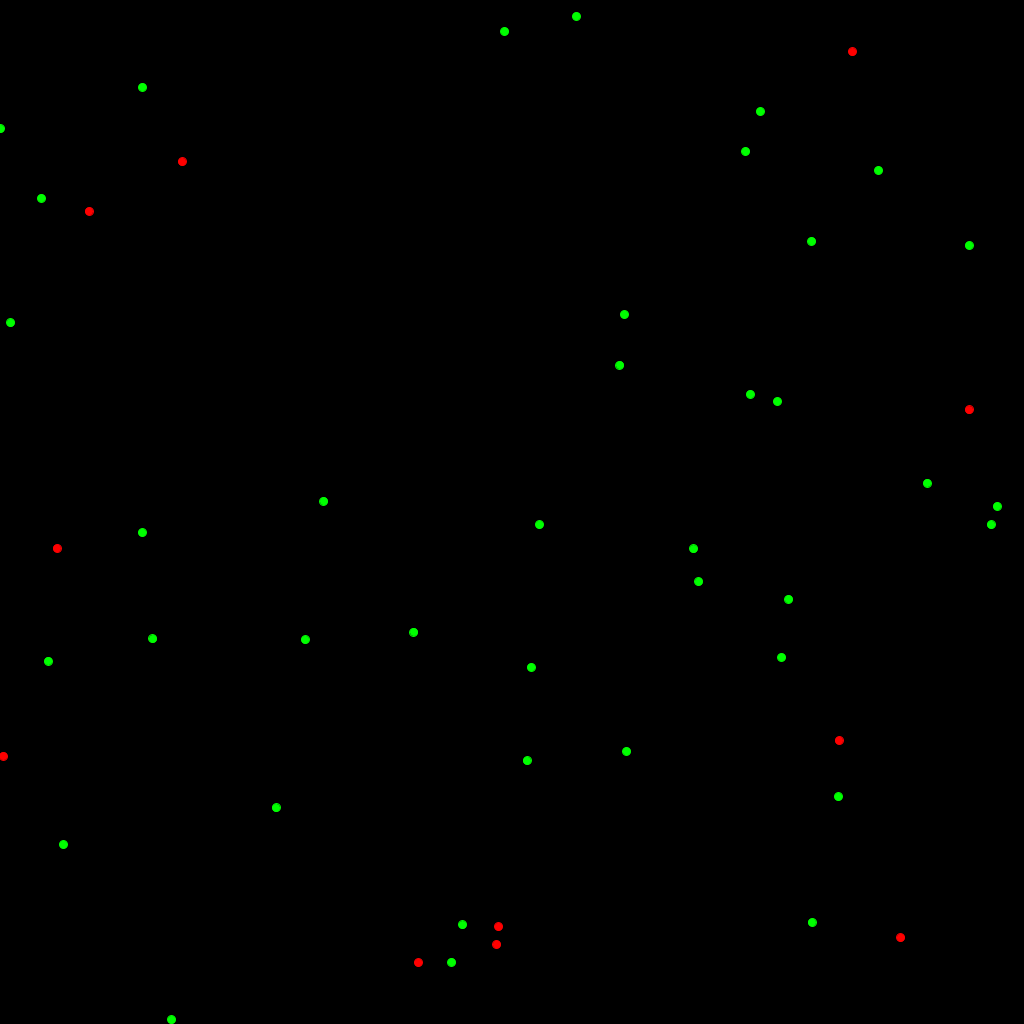
Frame 1 (no input)
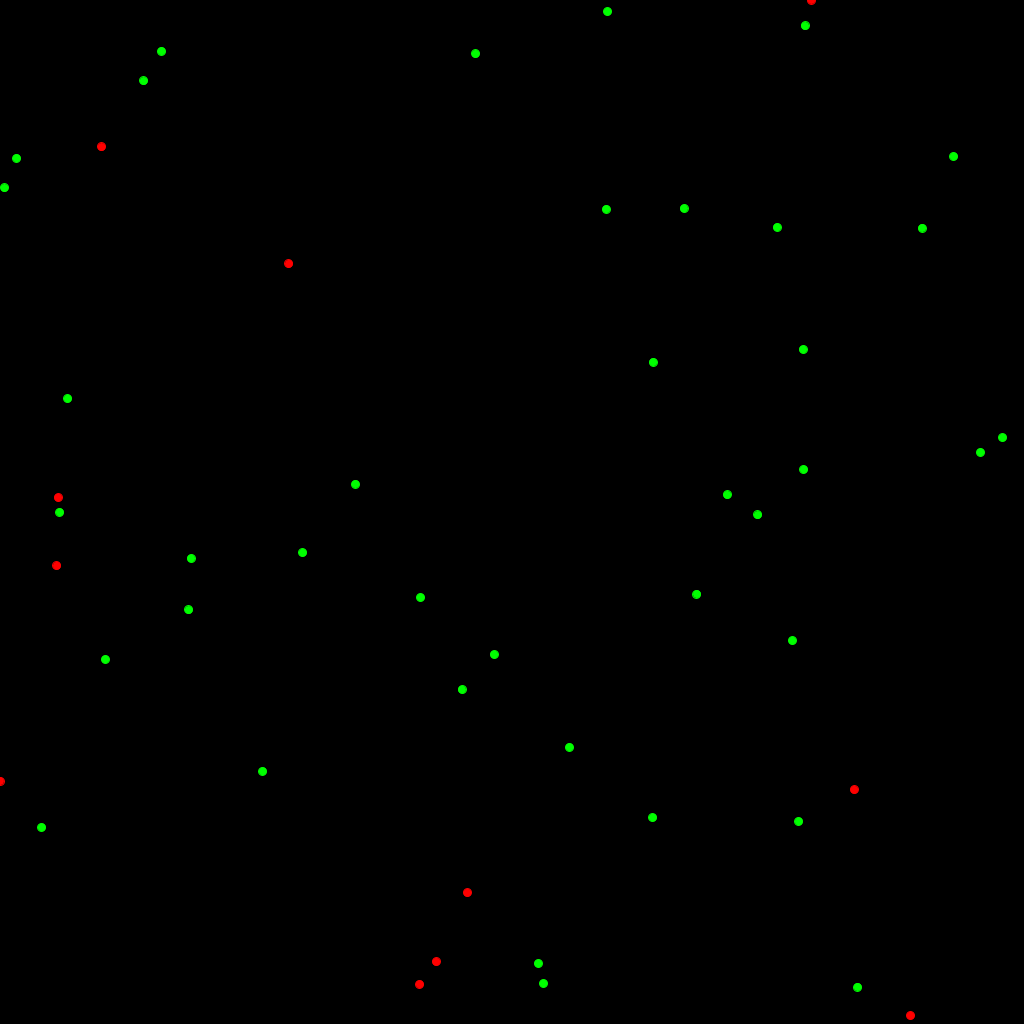
Frame 60 (the mouse pressed at the canvas centre just before this capture)
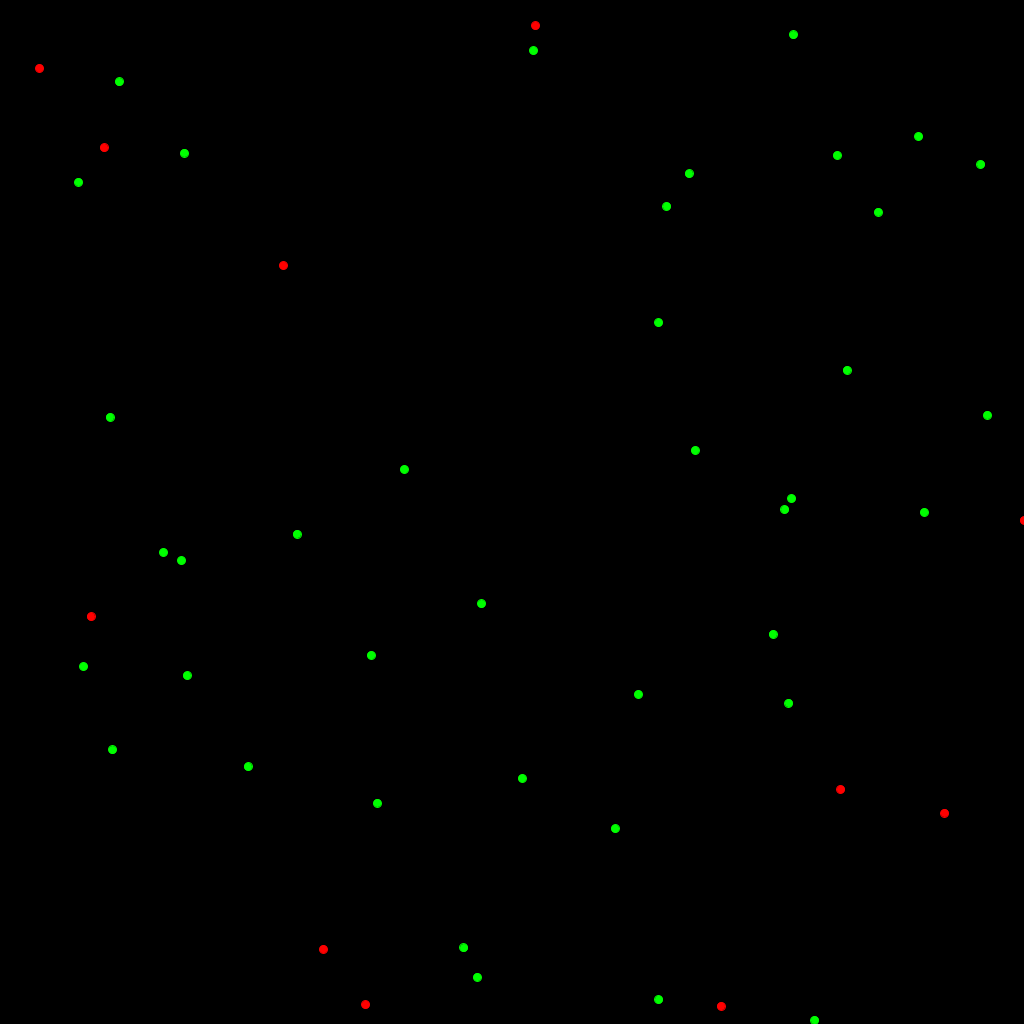
Frame 120 (the mouse held since frame 60 and released just before this capture)

The Processing sketch that drew these frames (run headless with seeded random() and noise(); from frame 60 on, the mouse is pressed at the canvas centre):

// Processing sketch: sketch_200914a
// ── sketch_200914a.pde
float PE = 0.1; //Probabilidad de que un individuo este enfermo
int cantidadPersonas = 50;
int tamano = 1024;
float velocidadMin = -2;
float velocidadMax = 2;

Poblacion p;

void setup() {
  size(1024, 1024);
  p = new Poblacion();
}

void draw() {
  background(0);
  p.run();
}

public class Poblacion{
  ArrayList<Individuo> personas;
  
  Poblacion(){
    personas = new ArrayList<Individuo>();
  }
  
  void agregarPersona(){
    personas.add(new  Individuo());
  }
  
  void run(){
    for(int i = 0; i < cantidadPersonas; i++){
      agregarPersona();
      Individuo ind = personas.get(i);
      ind.run();
    }
  }
}

public class Individuo{
  PVector posicion;
  PVector velocidad;
  PVector aceleracion;
  Boolean enfermo;
  
  
  
  Individuo(){
    aceleracion = new PVector(0, 0);
    velocidad = new PVector(random(velocidadMin, velocidadMax), random(velocidadMin, velocidadMax));
    posicion = new PVector(random(0, 1023), random(0, 1023));
    enfermo = false;
    if(random(0,1) <= PE){
      enfermo = true;
    }
  }
  
  void run(){
   update();
   display();
  }
  
  void movimientoRandomGauss(){
    float nuevaX = posicion.x + (randomGaussian() * 1.5);
    float nuevaY = posicion.y + (randomGaussian() * 1.5);
    posicion.x = nuevaX;
    posicion.y = nuevaY;
  }
  
  //s es el largo del paso
  void movimientoAlternativo(Integer s, float[] random){
    float nuevaX = posicion.x + s*cos(random(random[0],random[1]));
    float nuevaY = posicion.y + s*sin(random(random[0],random[1]));
    posicion.x = nuevaX;
    posicion.y = nuevaY;
  }
  
  void update() {
    
    //movimientoRandomGauss();
    
    float theta[] = {0,2*PI};
    movimientoAlternativo(10, theta);
    
    if(posicion.x < 0){
      posicion.x = width;
    }else if(posicion.x > width){
      posicion.x = 0;
    }
    if(posicion.y < 0){
      posicion.y = height;
    }else if(posicion.y > height){
      posicion.y = 0;
    }
  }
  
  void display() {
    //Enfermos de color rojo
    if(this.enfermo){
      stroke(#ff0000);
      fill(#ff0000);
    }
    //Sanos de color verde
    else{
      stroke(#00ff00);
      fill(#00ff00);
    }
    ellipse(posicion.x, posicion.y, 8, 8);
  }
}
